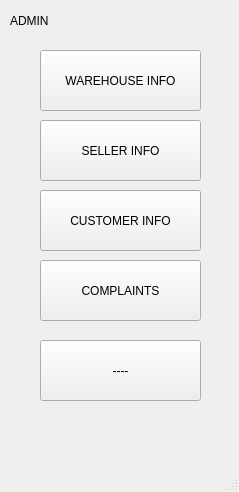
<?xml version="1.0" encoding="UTF-8"?>
<ui version="4.0">
 <class>MainWindow</class>
 <widget class="QMainWindow" name="MainWindow">
  <property name="geometry">
   <rect>
    <x>0</x>
    <y>0</y>
    <width>239</width>
    <height>492</height>
   </rect>
  </property>
  <property name="windowTitle">
   <string>MainWindow</string>
  </property>
  <widget class="QWidget" name="centralwidget">
   <widget class="QPushButton" name="warehouse">
    <property name="geometry">
     <rect>
      <x>40</x>
      <y>50</y>
      <width>161</width>
      <height>61</height>
     </rect>
    </property>
    <property name="text">
     <string>WAREHOUSE INFO</string>
    </property>
   </widget>
   <widget class="QPushButton" name="seller">
    <property name="geometry">
     <rect>
      <x>40</x>
      <y>120</y>
      <width>161</width>
      <height>61</height>
     </rect>
    </property>
    <property name="text">
     <string>SELLER INFO</string>
    </property>
   </widget>
   <widget class="QPushButton" name="customer">
    <property name="geometry">
     <rect>
      <x>40</x>
      <y>190</y>
      <width>161</width>
      <height>61</height>
     </rect>
    </property>
    <property name="text">
     <string>CUSTOMER INFO</string>
    </property>
   </widget>
   <widget class="QPushButton" name="complaints">
    <property name="geometry">
     <rect>
      <x>40</x>
      <y>260</y>
      <width>161</width>
      <height>61</height>
     </rect>
    </property>
    <property name="text">
     <string>COMPLAINTS</string>
    </property>
   </widget>
   <widget class="QPushButton" name="pushButton_10">
    <property name="geometry">
     <rect>
      <x>40</x>
      <y>340</y>
      <width>161</width>
      <height>61</height>
     </rect>
    </property>
    <property name="text">
     <string>----</string>
    </property>
   </widget>
   <widget class="QLabel" name="label">
    <property name="geometry">
     <rect>
      <x>10</x>
      <y>10</y>
      <width>111</width>
      <height>21</height>
     </rect>
    </property>
    <property name="text">
     <string>ADMIN</string>
    </property>
   </widget>
  </widget>
  <widget class="QMenuBar" name="menubar">
   <property name="geometry">
    <rect>
     <x>0</x>
     <y>0</y>
     <width>239</width>
     <height>26</height>
    </rect>
   </property>
  </widget>
  <widget class="QStatusBar" name="statusbar"/>
 </widget>
 <resources/>
 <connections/>
</ui>
